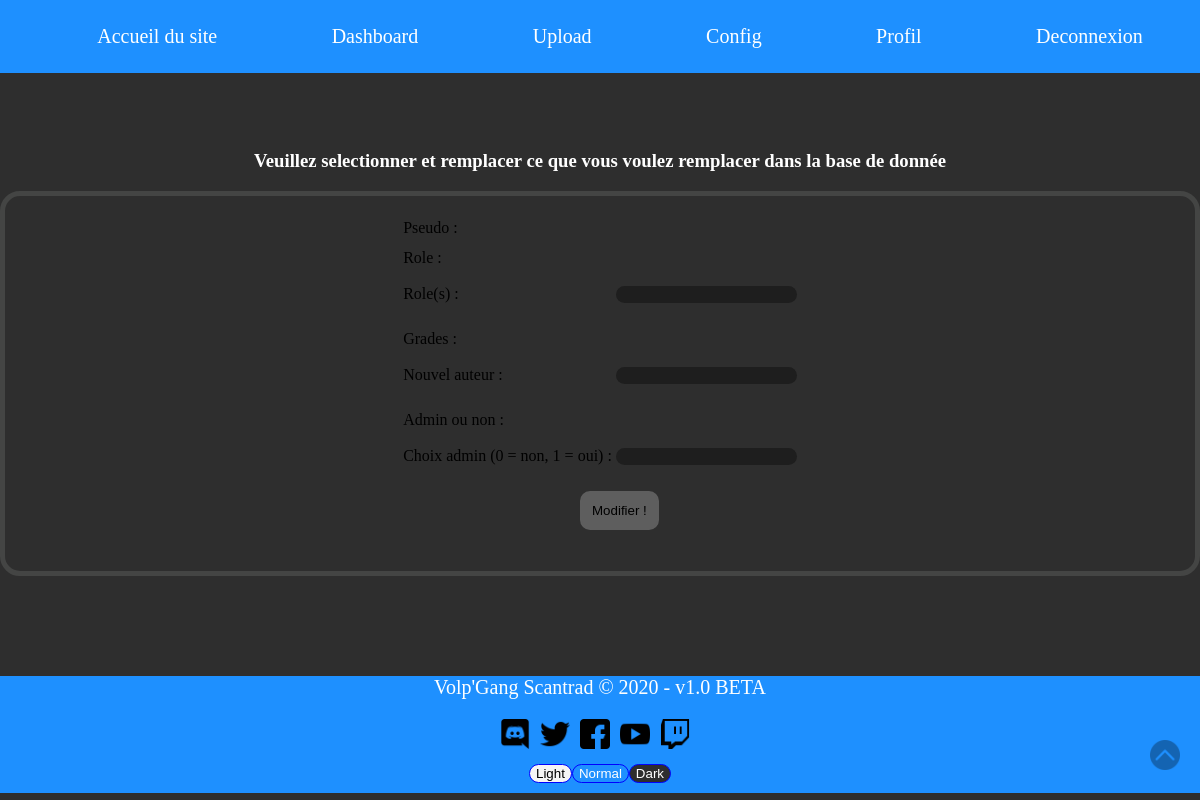
Page /admin/modif_team.php?name=Volpe08 (signed in) on the earlier database version.
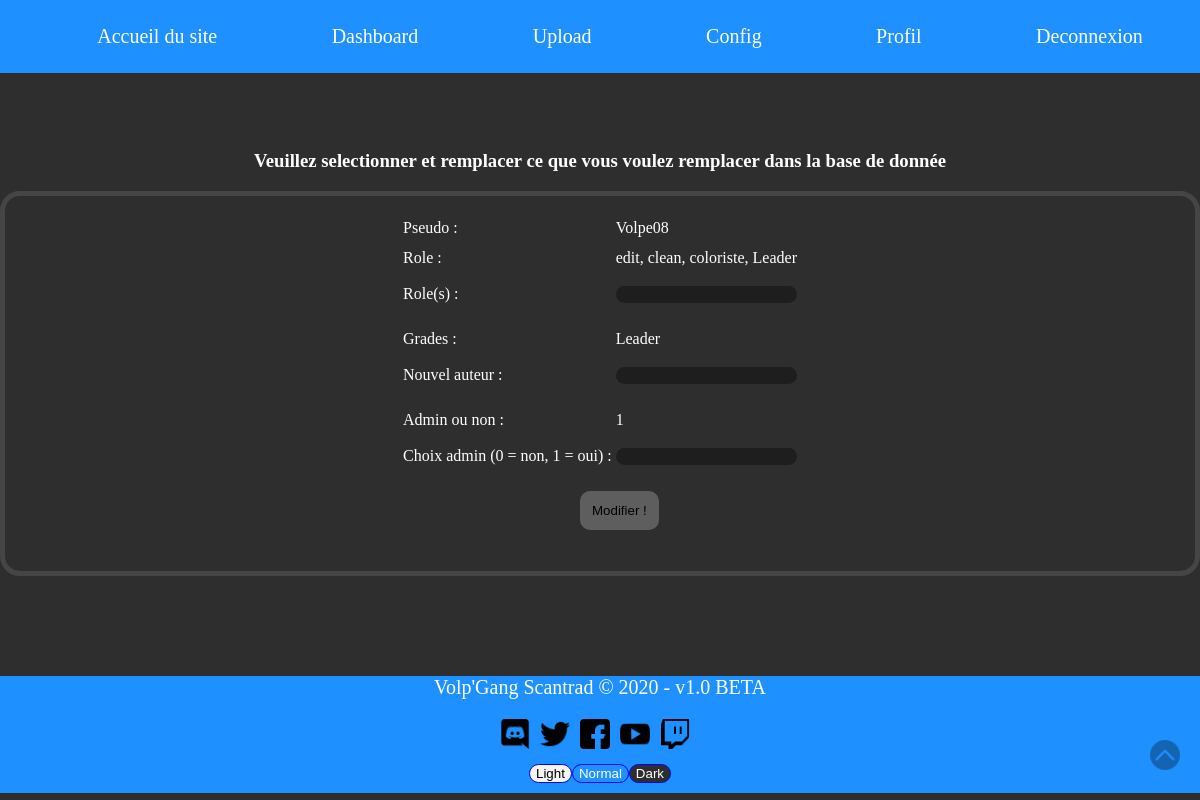
Same page on the later database version.
### tables this page shows
CREATE TABLE IF NOT EXISTS `team` (
  `id` int(11) NOT NULL AUTO_INCREMENT,
  `pseudo` text NOT NULL,
  `role` text NOT NULL,
  `grade` text NOT NULL,
  `Admin` tinyint(1) NOT NULL,
  PRIMARY KEY (`id`)
);

### admin/modif_team.php (the view, shortened to what this page needs)
<?php
require 'nav_admin.php';
$bdd = new PDO('mysql:host=127.0.0.1;port=3308;dbname=vgs', 'root', '');
$getname = $_GET['name'];
$mangas = $bdd->prepare('SELECT * FROM team WHERE pseudo = ?');
$mangas->execute(array($getname));
$donnees = $mangas->fetch();
?>
<html class="" id="toggle_page">
<head>
    <link rel="stylesheet" type="text/css" href="../css/style.css">
    <link rel="stylesheet" type="text/css" href="../css/admin/upload.css">
</head>
<body>
<div align="center">
    <h3>Veuillez selectionner et remplacer ce que vous voulez remplacer dans la base de donnée</h3>
</div>
<div class="form">
    <form method="POST">
        <table>
            <tr>
                <td>
                    <label>Pseudo : </label>
                </td>
                <td>
                    <label><?= $donnees['pseudo'] ?></label>
                </td>
            </tr>
            <tr><td></td></tr>
            <tr><td></td></tr>
            <tr>
                <td>
                    <label>Role : </label>
                </td>
                <td>
                    <label><?= $donnees['role'] ?></label>
                </td>
            </tr>
            <tr>
                <td>
                    <label for="role">Role(s) : </label>
                </td>
                <td>
                    <input class="text" type="text" name="role" id="role">
                </td>
            </tr>
            <tr><td></td></tr>
            <tr><td></td></tr>
            <tr>
                <td>
                    <label>Grades : </label>
                </td>
                <td>
                    <label><?= $donnees['grade'] ?></label>
                </td>
            </tr>
            <tr>
                <td>
                    <label for="grade">Nouvel auteur : </label>
                </td>
                <td>
                    <input class="text" type="text" name="grade" id="grade">
                </td>
            </tr>
            <tr><td></td></tr>
            <tr><td></td></tr>
            <tr>
                <td>
                    <label>Admin ou non : </label>
                </td>
                <td>
                    <label><?= $donnees['Admin'] ?></label>
                </td>
            </tr>
            <tr>
                <td>
                    <label for="admin">Choix admin (0 = non, 1 = oui) : </label>
                </td>
                <td>
                    <input class="text" type="text" name="admin" id="admin">
                </td>
            </tr>
            <tr><td></td></tr>
            <tr><td></td></tr>
        </table>
        <input class="input-select formchoice" type="submit" formmethod="post" name="formmodif" value="Modifier !">
    </form>
</div>
<?php require '../complements/footer.php'; ?>
</body>
</html>

Differences in the rows shown:
added team: pseudo "Volpe08", role "edit, clean, coloriste, Leader", grade "Leader", Admin "1"
